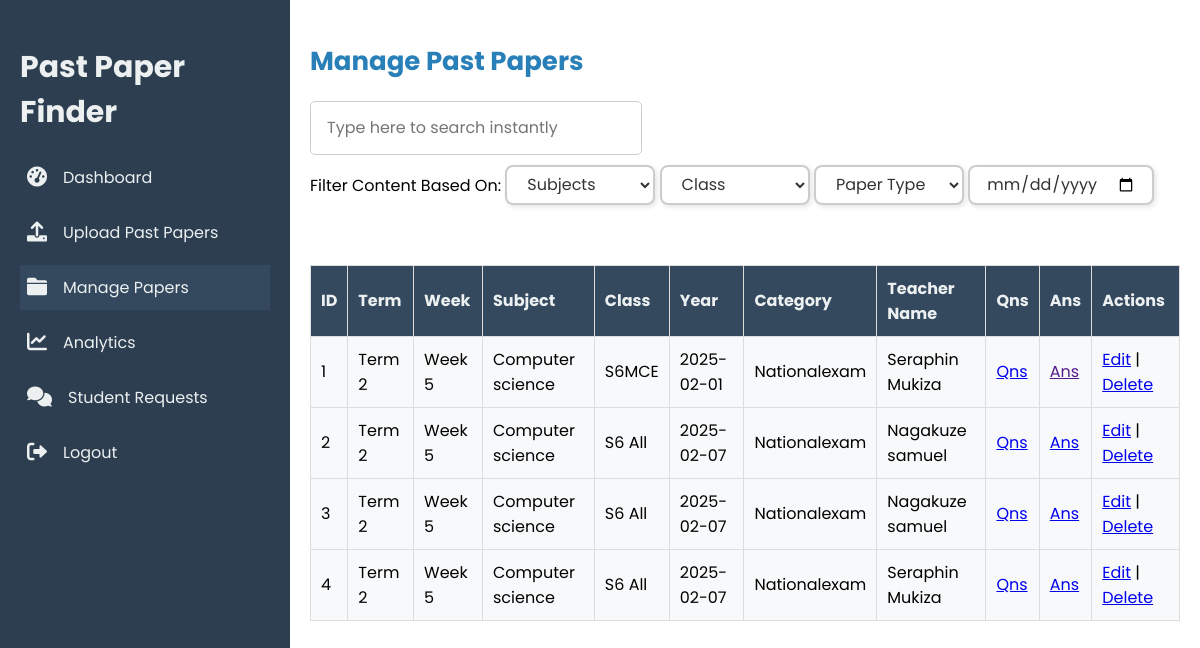
The page /managepastpaperteacher.php (signed in) on the database as committed earlier.
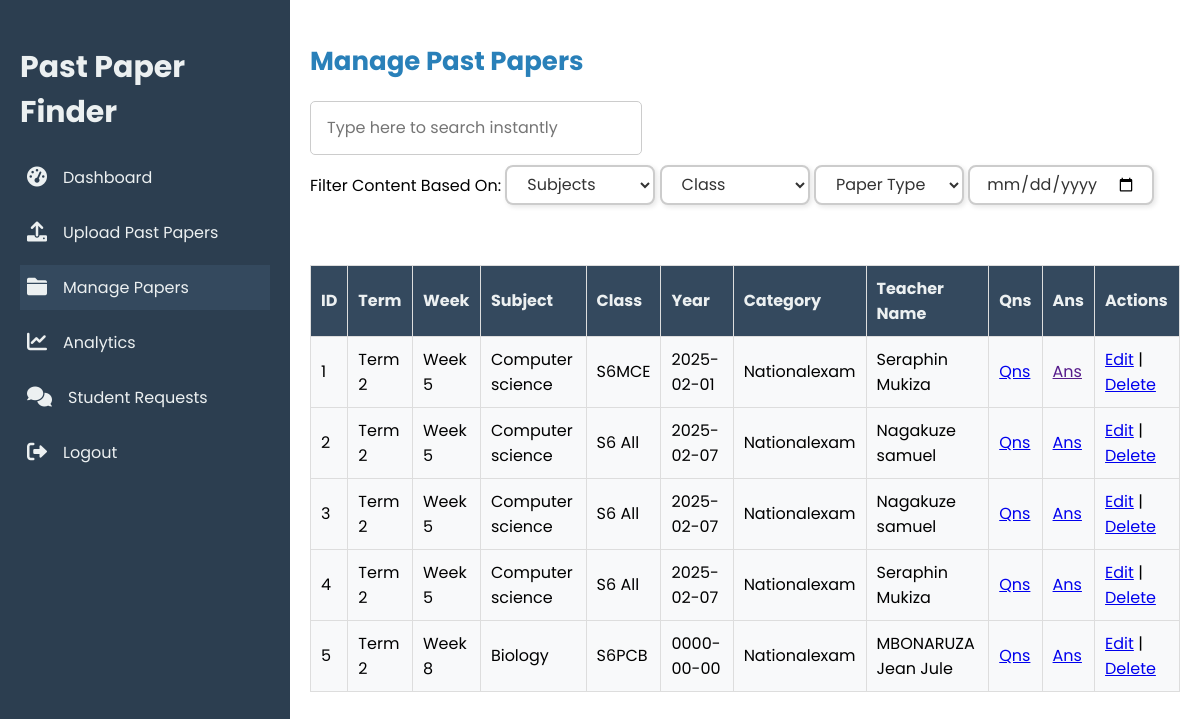
The same page on the database as committed later.
### tables this page shows
CREATE TABLE `past_papers` (
  `id` int(11) NOT NULL,
  `Term` varchar(255) DEFAULT NULL,
  `weeks` varchar(255) DEFAULT NULL,
  `subject` varchar(255) NOT NULL,
  `class_selection` varchar(255) NOT NULL,
  `year` date NOT NULL,
  `category` varchar(255) NOT NULL,
  `cover_page` varchar(255) NOT NULL,
  `uploaded_by` varchar(255) NOT NULL,
  `file_path` varchar(255) NOT NULL,
  `answers` varchar(255) DEFAULT NULL,
  `uploaded_at` timestamp NOT NULL DEFAULT current_timestamp(),
  `searches_count` int(11) DEFAULT 0,
  `views_count` int(11) DEFAULT 0
);

### managepastpaperteacher.php (the view, shortened to what this page needs)
<!DOCTYPE html>
<html lang="en">
<head>
  <link rel="stylesheet" href="mangepastpaperteacher.css">
  <link rel="stylesheet" href="https://cdnjs.cloudflare.com/ajax/libs/font-awesome/6.0.0/css/all.min.css">
</head>
<body>
  <div class="teacher-dashboard">
    <aside class="sidebar">
      <h2>Past Paper Finder</h2>
      <nav>
        <a href="teacherDashboard.php"><i class="fa fa-tachometer-alt"></i> Dashboard</a>
        <a href="uploadsteacher.php"><i class="fa fa-upload"></i> Upload Past Papers</a>
        <a href="managepastpaperteacher.php" class="active"><i class="fa fa-folder"></i> Manage Papers</a>
        <a href="analyticspageteacher.php"><i class="fa fa-chart-line"></i> Analytics</a>
        <a href="StudentRequest.php"><i class="fa fa-comments"></i> Student Requests</a>
        <a href="teacherlogout.php"><i class="fa fa-sign-out-alt"></i> Logout</a>
      </nav>
    </aside>
    <main>
      <section id="manage" class="manage">
        <h2>Manage Past Papers</h2>
        <input type="text" id="searchInput" placeholder="Type here to search instantly" onkeyup="searchTable()"
          style="width:19rem;height:2rem;padding-left:1rem;" class="search-input"> <br>
        <label for="">Filter Content Based On: </label>
        <select name="subject" id="subjectFilter" class="select_option">
            <option value="">Subjects</option>
        </select>
        <select name="class" id="classFilter" class="select_option">
            <option value="">Class</option>
        </select>
        <select name="category" id="categoryFilter" class="select_option">
            <option value="nationalexamination">Paper Type</option>
        </select>
        <input type="date" id="dateFilter" class="select">
      </section>
  <section id="manage" class="manage">
      <table id="papersTable">
        <thead>
          <tr>
            <th>ID</th>
            <th>Term</th>
            <th>Week</th>
            <th>Subject</th>
            <th>Class</th>
            <th>Year</th>
            <th>Category</th>
            <th>Teacher Name</th>
            <th>Qns</th>
            <th>Ans</th>
            <th>Actions</th>
          </tr>
        </thead>
        <tbody>
          <?php
          include 'connection.php';
          $sql = "SELECT * FROM past_papers";
          $result = mysqli_query($conn, $sql);
          if (mysqli_num_rows($result) > 0) {
              while ($row = mysqli_fetch_assoc($result)) {
                  $coverPath = str_replace('C:/xampp/htdocs', '', $row['cover_page']);
                  $filePath = str_replace('C:/xampp/htdocs', '', $row['file_path']);
                  $answerPath = str_replace('C:/xampp/htdocs', '', $row['answers']);
                  echo "<tr>
                          <td>{$row['id']}</td>
                          <td>{$row['Term']}</td>
                          <td>{$row['weeks']}</td>
                          <td>{$row['subject']}</td>
                          <td>{$row['class_selection']}</td>
                          <td>{$row['year']}</td>
                          <td>{$row['category']}</td>
                          <td>{$row['uploaded_by']}</td>
                          <td><a href='{$filePath}' target='_blank'>Qns</a></td>
                          <td><a href='{$answerPath}' target='_blank'>Ans</a></td>
                          <td>
                              <a href='#' class='edit-btn' data-id='{$row['id']}' data-subject='{$row['subject']}' data-class='{$row['class_selection']}' data-year='{$row['year']}' data-category='{$row['category']}' data-uploaded_by='{$row['uploaded_by']}' data-cover_path='{$coverPath}' data-file_path='{$filePath}'>Edit</a> |
                              <a href='delete_paper.php?id={$row['id']}' onclick='return confirm(\"Are you sure?\")'>Delete</a>
                          </td>
                        </tr>";
              }
          } else {
              echo "<tr><td colspan='13'>No past papers found.</td></tr>";
          }
          ?>
        </tbody>
      </table>
  </section>
    </main>
  </div>
</body>
</html>

Rows that differ between the two databases and show on the page:
added past_papers: id "5", Term "Term 2", weeks "Week 8", subject "Biology", class_selection "S6PCB", year "0000-00-00", category "Nationalexam", uploaded_by "MBONARUZA Jean Jule"
